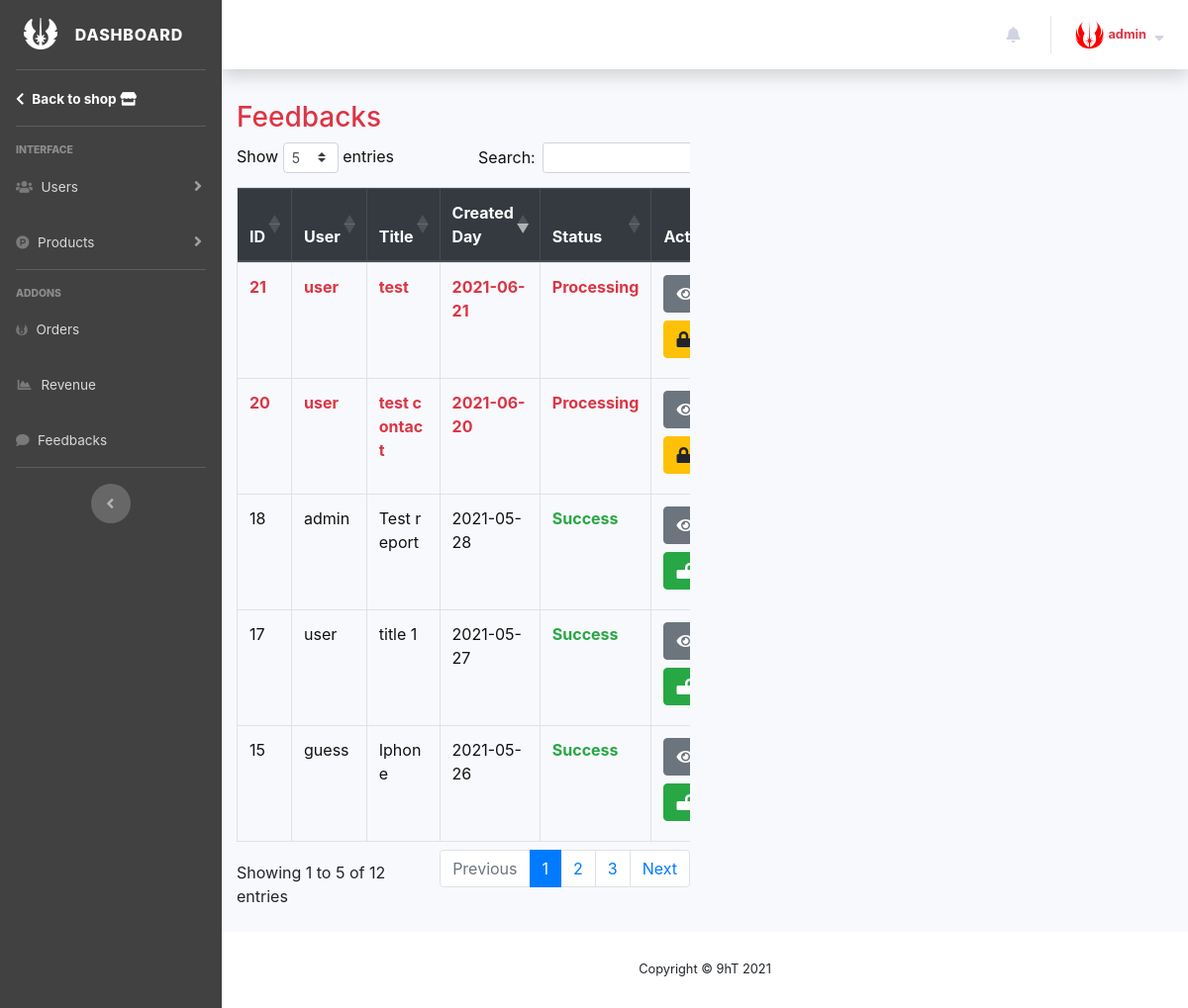
The page /Admin/Feedback/Index (signed in) on the database its author committed.
### tables this page shows
CREATE TABLE `feedback` (
  `ID` int(11) NOT NULL,
  `UserID` int(11) NOT NULL,
  `Name` varchar(255) NOT NULL,
  `Email` varchar(255) NOT NULL,
  `Phone` varchar(255) NOT NULL,
  `Title` varchar(255) NOT NULL,
  `Content` varchar(500) NOT NULL,
  `Response` tinyint(4) NOT NULL,
  `CreatedDay` date NOT NULL,
  `Status` tinyint(4) NOT NULL
);

CREATE TABLE `account` (
  `ID` int(11) NOT NULL,
  `UserName` varchar(50) NOT NULL,
  `PassWord` char(255) NOT NULL,
  `Name` varchar(250) DEFAULT NULL,
  `Address` varchar(250) DEFAULT NULL,
  `Email` varchar(250) DEFAULT NULL,
  `Phone` varchar(50) DEFAULT NULL,
  `SecretQuestion` varchar(250) DEFAULT NULL,
  `SecretAnswer` varchar(250) DEFAULT NULL,
  `CreatedDay` date DEFAULT NULL,
  `Type` int(10) NOT NULL DEFAULT 0,
  `Status` tinyint(1) NOT NULL DEFAULT 1
);

### MVC/Admin/Controllers/Feedback.php (called while the page is built, shortened)
<?php
class Feedback extends ViewModel{
    public function Index(){
        $contact = $this->getModel('ContactDAL');
        $listFeedbackJSON = json_decode($contact->getListFeedback(),true);
        $this->loadView('Shared','Layout',[
            'title'=>'Feedback',
            'page'=>'Feedback/Index',
            'listFeedback'=>$listFeedbackJSON,
            'countUser'=>$_SESSION['COUNT_USERS_SESSION'],
			'countAdmin'=>$_SESSION['COUNT_ADMINS_SESSION'],
			'countProduct'=>$_SESSION['COUNT_PRODUCTS_SESSION'],
			'countContact'=>$_SESSION['COUNT_FEEDBACKS_SESSION'],
			'countUnRead'=>$_SESSION['COUNT_UNREADS_SESSION'],
            'listUnRead'=>$_SESSION['LIST_UNREADS_SESSION']
        ],1);
    }
}
?>

### MVC/Core/App.php (called while the page is built, shortened)
<?php
class App{
	protected $controller = 'Home';
	protected $action = 'Index';
	protected $type = '';
	function __construct(){
		$url = $this->getUrl();
		$link = './MVC/Controllers/';
		if ($this->type == 'Admin'){
			$link = './MVC/Admin/Controllers/';
		}
		if (file_exists($link.$url[0].'.php')) {
			$this->controller = $url[0];
		}
		unset($url[0]);
		if (isset($url[1])) {
			if (method_exists($this->controller, $url[1])) {
				$this->action = $url[1];
			}
			unset($url[1]);
		}
		$this->controller = new $this->controller;
		$this->parametres = (!empty($url))?array_values($url):[];
		call_user_func_array(array($this->controller,$this->action), $this->parametres);
	}
	private function getURL(){
		$url = isset($_GET['url'])?explode('/', trim($_GET['url'],'/')):[$this->controller,$this->action];
		if ($url[0] == 'Admin'){
			$this->type = 'Admin';
			unset($url[0]);
			return (!empty($url))?array_values($url):[$this->controller,$this->action];
		}
		return $url;
	}
}
?>

### index.php (called while the page is built, shortened)
<?php
	$init = new App();
?>

### MVC/Core/Database.php (called while the page is built, shortened)
<?php
class Database{
	function __construct(){
		try {
			$this->connectionString = mysqli_connect(DB_HOST,DB_USERNAME,DB_PASSWORD,DB_SERVERNAME);
		} catch (Exception $e) {
			exit($e->getMessage());
		}
	}
}
?>

### MVC/Models/ContactDAL.php (called while the page is built, shortened)
<?php
class ContactDAL extends Database{
    public function getListFeedback(){
        $query = "SELECT feedback.*,account.UserName FROM feedback JOIN account WHERE feedback.UserID = account.ID ORDER BY CreatedDay DESC";
        $result = mysqli_query($this->connectionString,$query);
        $array = array();
        while ($rows = mysqli_fetch_assoc($result)){
            $array[] = $rows;
        }
        return json_encode($array);
    }
}
?>

### MVC/Admin/Views/Feedback/Index.php (the view, shortened to what this page needs)
<div class="container">
        <div class="row">
            <div class="col-md-12">
                <h3 class="text-danger mt-2">Feedbacks</h3>
            </div>
        </div>
        <div class="row contact-table mb-4">
            <div class="col-md-6">
                <div class="table-responsive">
                    <table class="table table-bordered table-hover" id="contactTable" width="100%">
                        <thead class="thead-dark">
                            <tr>
                                <th scope="col">ID</th>
                                <th scope="col">User</th>
                                <th scope="col">Title</th>
                                <th scope="col">Created Day</th>
                                <th scope="col">Status</th>
                                <th scope="col">Action</th>
                            </tr>
                        </thead>
                        <tbody>
                            <?php foreach($model['listFeedback'] as $item): ?>
                            <tr>
                                <?php if($item['Response'] && !$item['Status']): ?>
                                    <td scope="row"><label class="text-danger font-weight-bold"><?php echo $item['ID']; ?></label></td>
                                    <td><label class="text-danger font-weight-bold"><?php echo $item['UserName']; ?></label></td>
                                    <td style="word-break:break-all;"><label class="text-danger font-weight-bold"><?php echo $item['Title'] ?></label></td>
                                    <td><label class="text-danger font-weight-bold"><?php echo $item['CreatedDay']; ?></label></td>
                                <?php else: ?>
                                    <td scope="row"><label><?php echo $item['ID']; ?></label></td>
                                    <td><label><?php echo $item['UserName']; ?></label></td>
                                    <td style="word-break:break-all;"><label><?php echo $item['Title'] ?></label></td>
                                    <td><label><?php echo $item['CreatedDay']; ?></label></td>
                                <?php endif; ?>
                                <td>
                                    <?php if ($item['Status']): ?>
                                        <label class="text-success font-weight-bold">Success</label>
                                    <?php else: ?>
                                        <label class="text-danger font-weight-bold">Processing</label>
                                    <?php endif; ?>
                                </td>
                                <td>
                                    <button onclick="loadFeedback(<?php echo $item['ID']; ?>);" title="View" class="btn btn-secondary mb-2"><i class="fas fa-eye"></i></button>
                                    <?php if ($item['Status']): ?>
                                        <button onclick="switchStatus(<?php echo $item['ID'] ?>,3);" title="Unlock" class="btn btn-success mb-2"><i class="fas fa-lock-open"></i></button>
                                    <?php else: ?>
                                        <button onclick="switchStatus(<?php echo $item['ID'] ?>,3);" title="Lock" class="btn btn-warning mb-2"><i class="fas fa-lock"></i></button>
                                    <?php endif; ?>
                                </td>
                            </tr>
                            <?php endforeach; ?>
                        </tbody>
                    </table>
                </div>
            </div>
            <div class="col-md-6 table-message" id="contactInfo">
            </div>
        </div>
    </div>

### rows shown on the page
feedback: ID "21", UserID.UserName "user", Title "test", CreatedDay "2021-06-21", Status "Processing"
feedback: ID "20", UserID.UserName "user", Title "test contact", CreatedDay "2021-06-20", Status "Processing"
feedback: ID "18", UserID.UserName "admin", Title "Test report", CreatedDay "2021-05-28", Status "Success"
feedback: ID "17", UserID.UserName "user", Title "title 1", CreatedDay "2021-05-27", Status "Success"
feedback: ID "15", UserID.UserName "guess", Title "Iphone", CreatedDay "2021-05-26", Status "Success"

### other values the page prints
$_SESSION['USER_SESSION'] "admin"
